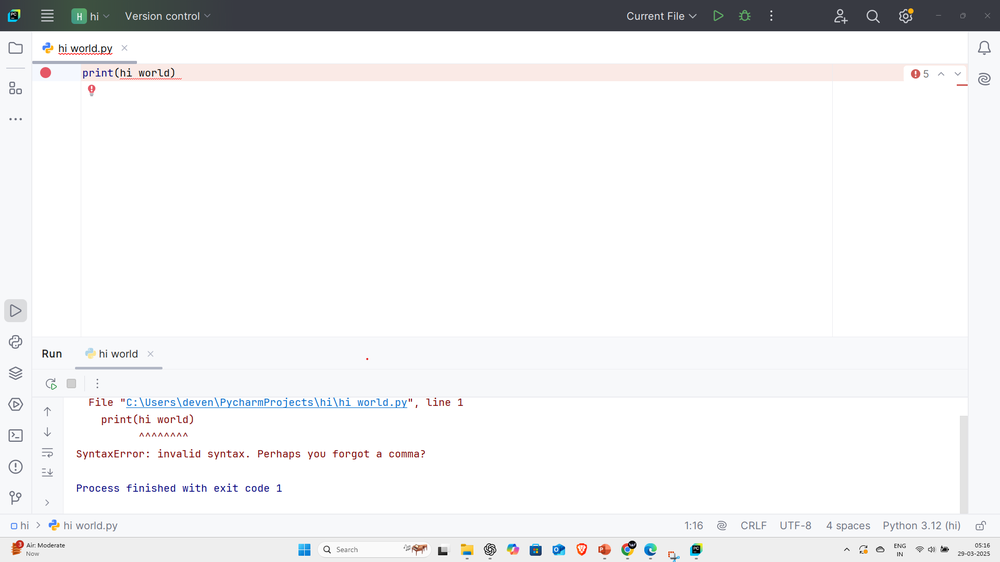
#> input picture PUNE/screenshot.png, 1000 x 562 px, shrunk from 1920 x 1080 before the run, found by its file name
$ python ocr_extraction.py
#> lines starting #> are read from the running program, lines starting #| are printed output that depends on the picture
import cv2
import pytesseract
import os
import re

# Configure the Tesseract executable path (update if needed)
# Ensure this path matches where Tesseract is installed on your system
pytesseract.pytesseract.tesseract_cmd = r"C:\Program Files\Tesseract-OCR\tesseract.exe"


def extract_text_from_image(image_path):
    """
    Extract text from an image using Tesseract OCR with preprocessing.

    :param image_path: Path to the image file
    :return: Extracted text as a string
    """
    # Load the image
    image = cv2.imread(image_path)
#> image is the input picture: shape (562, 1000, 3); mean B, G, R 240.4, 239.6, 239.6

    # Handle case where the image is not loaded (None)
    if image is None:
        raise FileNotFoundError(f"Error: Unable to read the file at {image_path}. Check the path or file integrity.")

    # Convert the image to grayscale for preprocessing
    gray = cv2.cvtColor(image, cv2.COLOR_BGR2GRAY)

    # Apply adaptive thresholding to make the text stand out
    processed_image = cv2.adaptiveThreshold(
        gray, 255, cv2.ADAPTIVE_THRESH_GAUSSIAN_C, cv2.THRESH_BINARY, 11, 2
    )
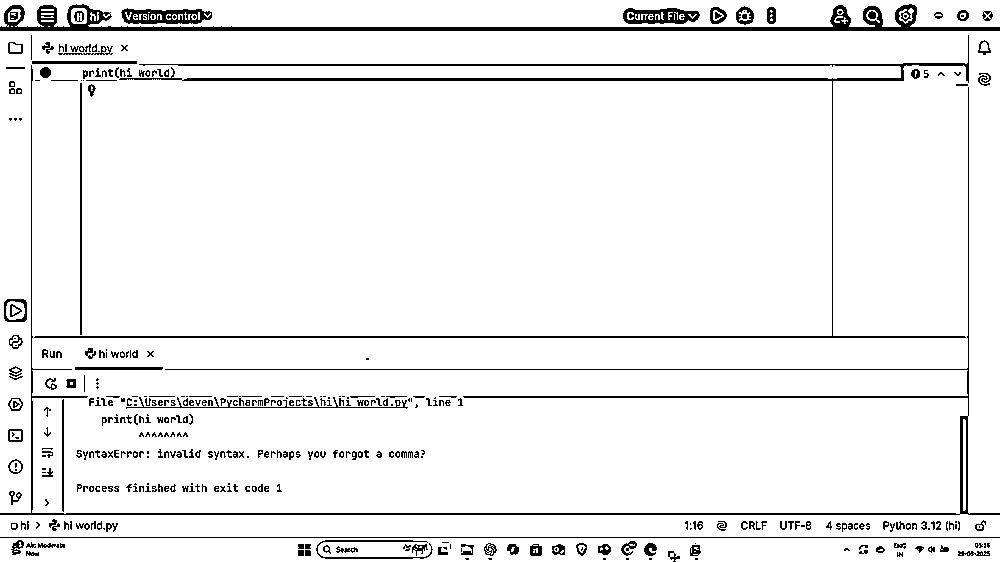
#> processed_image: shape (562, 1000); 94.2% white; black in thin lines or dots

    # Use Tesseract OCR to extract text
    extracted_text = pytesseract.image_to_string(processed_image).strip()

    return extracted_text


def analyze_error(error_text):
    """
    Analyze the extracted error text and provide potential fixes or suggestions.

    :param error_text: Text extracted from the image
    :return: Suggested fix based on the error
    """
    # Check for SyntaxError
    if "SyntaxError" in error_text:
        match = re.search(r"SyntaxError: (.+)", error_text)
        if match:
            return (f"🔴 **Fix:** {match.group(1)}\n👉 **Solution:** Verify the syntax in the given line 1. use the double quota"
                    f"")

    # Check for NameError
    if "NameError" in error_text:
        match = re.search(r"NameError: name '(.+)' is not defined", error_text)
        if match:
            return f"🔴 **Fix:** Name `{match.group(1)}` is not defined.\n👉 **Solution:** Ensure the variable or function `{match.group(1)}` is defined before you reference it."

    # Check for IndentationError
    if "IndentationError" in error_text:
        match = re.search(r"IndentationError: (.+)", error_text)
        if match:
            return f"🔴 **Fix:** {match.group(1)}\n👉 **Solution:** Verify your indentation level. Ensure consistent use of spaces/tabs."

    # Check for EOF Error (unexpected EOF while parsing)
    if "unexpected EOF while parsing" in error_text:
        return "🔴 **Fix:** Unexpected end of file detected.\n👉 **Solution:** Check for missing closing brackets, quotation marks, or other incomplete code constructs."

    # General case: unrecognized errors
    return "⚠️ Unable to determine the exact issue. Please double-check the error message manually."


if __name__ == "__main__":
    # Input: Path to the image file (Update the path if needed)
    image_path = r"C:\Users\deven\Downloads\PUNE\PUNE\screenshot.png"

    # Check if the file exists before processing
    if not os.path.exists(image_path):
        print(f"Error: File not found at {image_path}. Please provide a valid image path.")
    else:
        try:
            # Step 1: Extract text from the image
            extracted_text = extract_text_from_image(image_path)

            # Step 2: Display the extracted text
            print("Extracted Text:")
            print(extracted_text)

            # Step 3: Analyze errors if any text was extracted
            if extracted_text:
                solution = analyze_error(extracted_text)
                print("\nSolution:")
                print(solution)
            else:
                print("\nNo text was extracted from the image. Make sure the image contains readable error messages.")

        # Handle errors gracefully
        except FileNotFoundError as fnf_error:
            print(f"File not found: {fnf_error}")
        except Exception as e:
            print(f"An error occurred: {e}")
